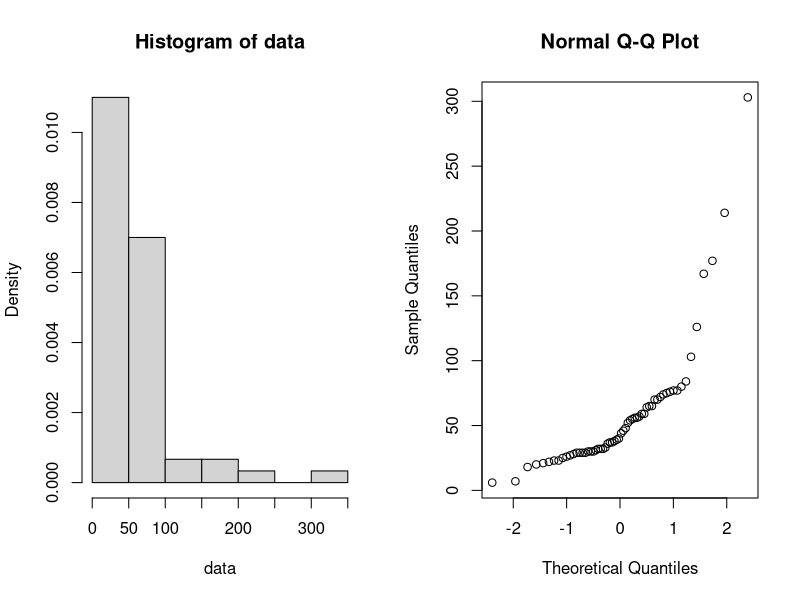

Generate this figure with R:
data = scan("klm.txt")
data

#######################
# POINT 1
#######################

par(mfrow=c(1,2))
hist(data, prob=T)
qqnorm(data)
#distribution of data is far away from normal - we cannot use t.test (lecture 3 - slide 13)
#we will use sign test

# m0 = 31 - expected median duration
m0 = 31

#number of successes - we expect that duration is less or equal to m0
ns = sum(data <= m0)

#number of trials
nt = length(data)

result = binom.test(ns,nt,p=0.5) # p=0.5 - we consider median duration (N/2)
result
p = result[[3]]
p
#conclusion: p < 0.05 - H0 is rejected


#######################
# POINT 2
#######################

ns_2 = sum(data > 72); # amount of deliveries that exceeded 72 days

result = binom.test(ns_2,nt,p=0.1) # p=0.1 - we consider that at most 10% of data is successfull
result
p = result[[3]]
p
#conclusion: p < 0.05 - H0 is rejected
